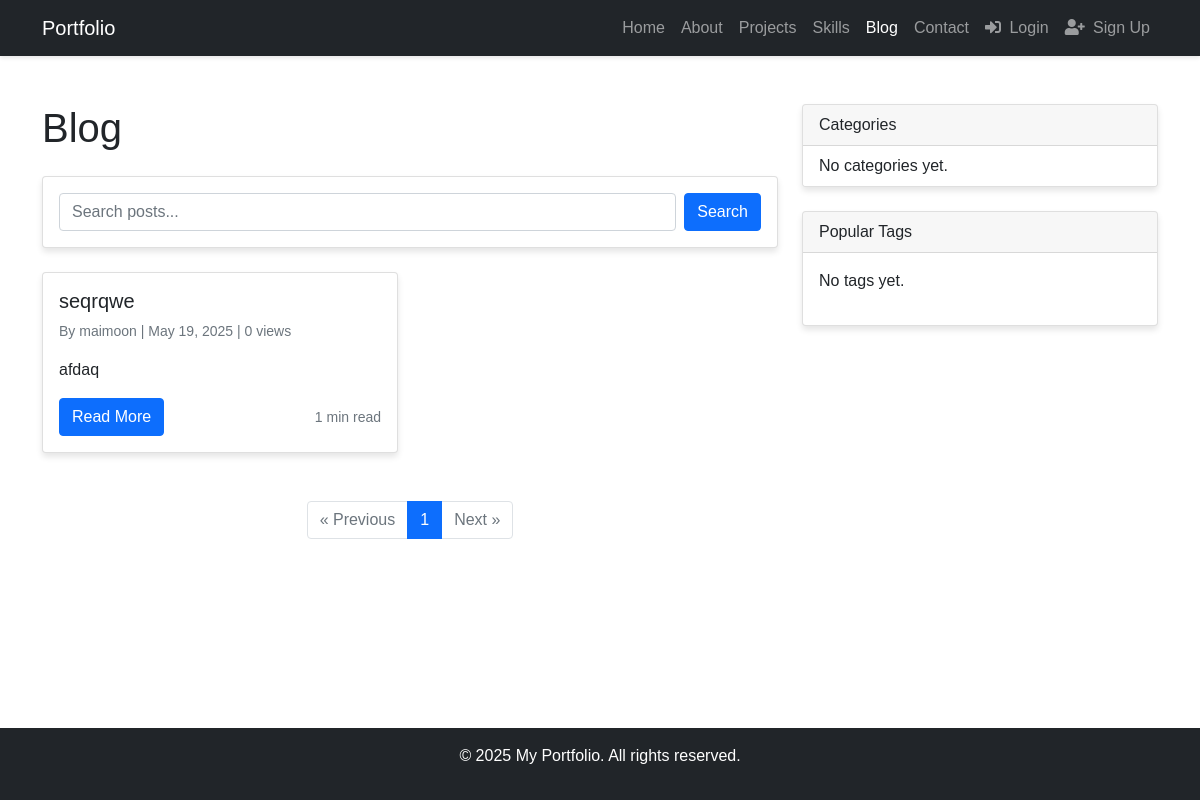
Screenshot of /blog/ with the database file from the repository.
### core/models.py (models this page shows, shortened)
class BlogPost(models.Model):
    author = models.ForeignKey(User, on_delete=models.CASCADE, related_name='blog_posts', null=True, blank=True)
    title = models.CharField(max_length=200)
    slug = models.SlugField(unique=True, max_length=200)
    category = models.ForeignKey(Category, on_delete=models.SET_NULL, related_name='posts', null=True, blank=True)
    content = models.TextField()
    featured_image = models.FileField(upload_to='blog/', blank=True, null=True)
    excerpt = models.TextField(max_length=500, blank=True)
    created_at = models.DateTimeField(auto_now_add=True)
    updated_at = models.DateTimeField(auto_now=True)
    is_published = models.BooleanField(default=False)
    views_count = models.PositiveIntegerField(default=0)
    tags = models.ManyToManyField(Tag, related_name='posts', blank=True)
    class Meta:
        ordering = ['-created_at']
    @property
    def reading_time(self):
        words_per_minute = 200
        word_count = len(self.content.split())
        minutes = max(1, word_count // words_per_minute)
        return minutes

### core/views.py (the view)
# urls.py: path('blog/', views.blog_list, name='blog_list'),
def blog_list(request):
    all_posts = BlogPost.objects.filter(is_published=True)
    paginator = Paginator(all_posts, 6)  # Show 6 posts per page
    page = request.GET.get('page')
    try:
        posts = paginator.page(page)
    except PageNotAnInteger:
        posts = paginator.page(1)
    except EmptyPage:
        posts = paginator.page(paginator.num_pages)
    categories = Category.objects.all()
    popular_tags = Tag.objects.annotate(
        posts_count=models.Count('posts')
    ).order_by('-posts_count')[:15]
    return render(request, 'core/blog_list.html', {
        'posts': posts,
        'categories': categories,
        'popular_tags': popular_tags
    })

### core/templates/core/blog_list.html (shortened to what this page needs)
{% extends 'core/base.html' %}
{% block content %}
<div class="container py-5">
    <div class="row">
        <div class="col-lg-8">
            <div class="d-flex justify-content-between align-items-center mb-4">
                <h1 class="mb-0">
                    {% if current_category %}
                        Posts in {{ current_category.name }}
                    {% elif current_tag %}
                        Posts tagged '{{ current_tag.name }}'
                    {% elif search_query %}
                        Search results for '{{ search_query }}'
                    {% else %}
                        Blog
                    {% endif %}
                </h1>
            </div>
            <div class="card mb-4">
                <div class="card-body">
                    <form action="{% url 'core:search_posts' %}" method="GET" class="d-flex">
                        <input type="text" name="q" class="form-control me-2" placeholder="Search posts..." value="{{ search_query|default:'' }}">
                        <button type="submit" class="btn btn-primary">Search</button>
                    </form>
                </div>
            </div>
            <div class="row">
                {% if posts %}
                    {% for post in posts %}
                        <div class="col-md-6 mb-4">
                            <div class="card h-100 blog-card">
                                <div class="card-body">
                                    <h5 class="card-title">{{ post.title }}</h5>
                                    <p class="card-text text-muted small">
                                        By {% if post.author %}{{ post.author.get_full_name|default:post.author.username }}{% else %}Anonymous{% endif %} |
                                        {{ post.created_at|date:"F d, Y" }} |
                                        {{ post.views_count }} view{{ post.views_count|pluralize }}
                                    </p>
                                    <p class="card-text">{{ post.excerpt|truncatewords:25 }}</p>
                                    <div class="mt-auto">
                                        <div class="d-flex justify-content-between align-items-center">
                                            <a href="{% url 'core:blog_detail' post.slug %}" class="btn btn-primary">Read More</a>
                                            <small class="text-muted">{{ post.reading_time }} min read</small>
                                        </div>
                                    </div>
                                </div>
                            </div>
                        </div>
                    {% endfor %}
                {% else %}
                    <div class="col-12">
                        <div class="alert alert-info">
                            <p class="text-center mb-0">No blog posts available yet. Check back soon!</p>
                        </div>
                    </div>
                {% endif %}
            </div>
            {% if posts.paginator %}
            <nav class="mt-4">
                <ul class="pagination justify-content-center">
                    {% if posts.has_previous %}
                    <li class="page-item">
                        <a class="page-link" href="?page={{ posts.previous_page_number }}{% if search_query %}&q={{ search_query }}{% endif %}">&laquo; Previous</a>
                    </li>
                    {% else %}
                    <li class="page-item disabled">
                        <span class="page-link">&laquo; Previous</span>
                    </li>
                    {% endif %}
                    {% for i in posts.paginator.page_range %}
                        {% if i == posts.number %}
                        <li class="page-item active">
                            <span class="page-link">{{ i }}</span>
                        </li>
                        {% else %}
                        <li class="page-item">
                            <a class="page-link" href="?page={{ i }}{% if search_query %}&q={{ search_query }}{% endif %}">{{ i }}</a>
                        </li>
                        {% endif %}
                    {% endfor %}
                    {% if posts.has_next %}
                    <li class="page-item">
                        <a class="page-link" href="?page={{ posts.next_page_number }}{% if search_query %}&q={{ search_query }}{% endif %}">Next &raquo;</a>
                    </li>
                    {% else %}
                    <li class="page-item disabled">
                        <span class="page-link">Next &raquo;</span>
                    </li>
                    {% endif %}
                </ul>
            </nav>
            {% endif %}
        </div>
        <div class="col-lg-4">
            <div class="card mb-4">
                <div class="card-header">Categories</div>
                <div class="list-group list-group-flush">
                    {% for category in categories %}
                    <a href="{% url 'core:category_posts' category.slug %}"
                       class="list-group-item d-flex justify-content-between align-items-center {% if current_category.slug == category.slug %}active{% endif %}">
                        {{ category.name }}
                        <span class="badge bg-primary rounded-pill">{{ category.posts.filter.is_published.count }}</span>
                    </a>
                    {% empty %}
                    <div class="list-group-item">No categories yet.</div>
                    {% endfor %}
                </div>
            </div>
            <div class="card mb-4">
                <div class="card-header">Popular Tags</div>
                <div class="card-body">
                    <div class="tag-cloud">
                        {% for tag in popular_tags %}
                        <a href="{% url 'core:tag_posts' tag.slug %}"
                           class="tag-link {% if current_tag.slug == tag.slug %}active{% endif %}">
                            {{ tag.name }}
                        </a>
                        {% empty %}
                        <p>No tags yet.</p>
                        {% endfor %}
                    </div>
                </div>
            </div>
        </div>
    </div>
</div>
{% endblock %}

### static/css/style.css (style rules this page uses)
html, body { height: 100%; font-family: 'Arial', sans-serif; }
body { display: flex; flex-direction: column; min-height: 100vh; }
.card { transition: transform 0.3s ease; box-shadow: 0 4px 6px rgba(0,0,0,0.1); }
.blog-card { height: 100%; display: flex; flex-direction: column; }
.blog-card .card-body { display: flex; flex-direction: column; flex-grow: 1; }
.tag-cloud { display: flex; flex-wrap: wrap; gap: 8px; }
.blog-card { transition: transform 0.3s ease, box-shadow 0.3s ease; }

### rows the page displays
BlogPost: title "seqrqwe", author.get_full_name "maimoon", created_at "May 19, 2025", views_count "0", excerpt "afdaq", reading_time "1"

### other values shown
{{ i }} "1"
